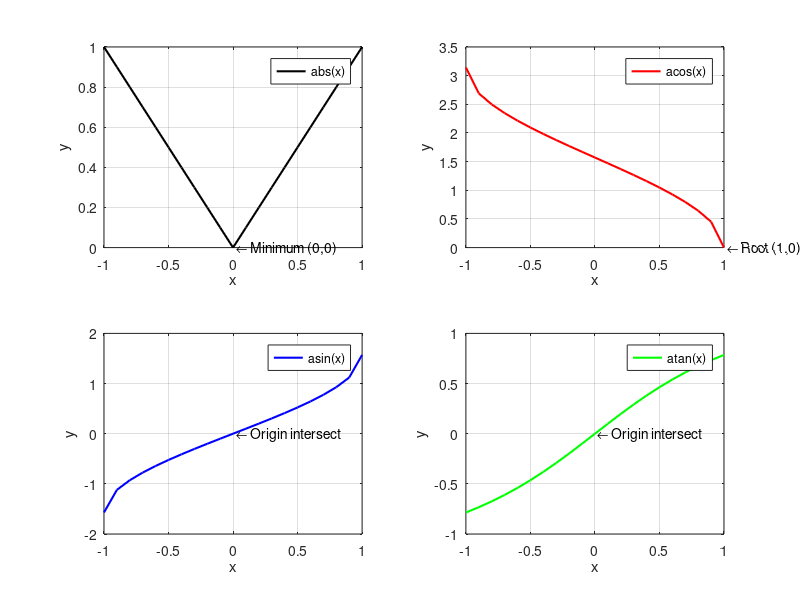
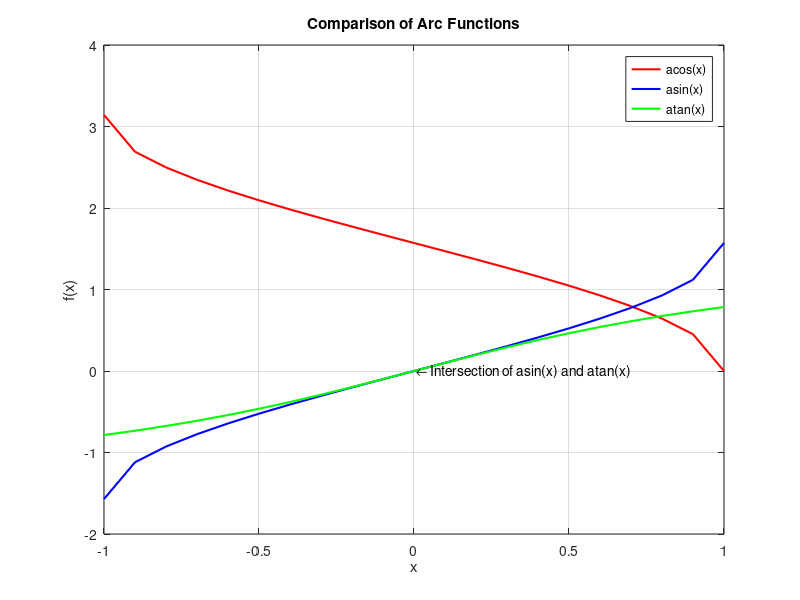

Write the MATLAB code that produced these figures, in order.
x_input = -1:0.1:1;

try
    if any(x_input < -1 | x_input > 1)
        error('Input contains values outside the valid range [-1, 1] for inverse trigonometric functions.');
    end
    x = x_input;
catch ME
    disp(ME.message);
    x = x_input(x_input >= -1 & x_input <= 1);
end

y_abs = abs(x);
y_acos = acos(x);
y_asin = asin(x);
y_atan = atan(x);

figure;
subplot(2, 2, 1);
plot(x, y_abs, 'k', 'LineWidth', 1.5);
xlabel('x'); ylabel('y');
legend('abs(x)', 'Location', 'best');
grid on;
text(0, 0, ' \leftarrow Minimum (0,0)');

subplot(2, 2, 2);
plot(x, y_acos, 'r', 'LineWidth', 1.5);
xlabel('x'); ylabel('y');
legend('acos(x)', 'Location', 'best');
grid on;
text(1, 0, ' \leftarrow Root (1,0)');

subplot(2, 2, 3);
plot(x, y_asin, 'b', 'LineWidth', 1.5);
xlabel('x'); ylabel('y');
legend('asin(x)', 'Location', 'best');
grid on;
text(0, 0, ' \leftarrow Origin intersect');

subplot(2, 2, 4);
plot(x, y_atan, 'g', 'LineWidth', 1.5);
xlabel('x'); ylabel('y');
legend('atan(x)', 'Location', 'best');
grid on;
text(0, 0, ' \leftarrow Origin intersect');

figure;
plot(x, y_acos, 'r', 'LineWidth', 1.5); hold on;
plot(x, y_asin, 'b', 'LineWidth', 1.5);
plot(x, y_atan, 'g', 'LineWidth', 1.5);
xlabel('x'); ylabel('f(x)');
legend('acos(x)', 'asin(x)', 'atan(x)', 'Location', 'best');
title('Comparison of Arc Functions');
grid on;
text(0, 0, ' \leftarrow Intersection of asin(x) and atan(x)');
hold off;

disp('acos(x): Valid domain [-1, 1]. Range plotted is [0, pi]. Monotonically decreasing.');
disp('asin(x): Valid domain [-1, 1]. Range plotted is [-pi/2, pi/2]. Monotonically increasing.');
disp('atan(x): Domain is all real numbers. Range plotted is [-pi/4, pi/4]. Monotonically increasing.');
